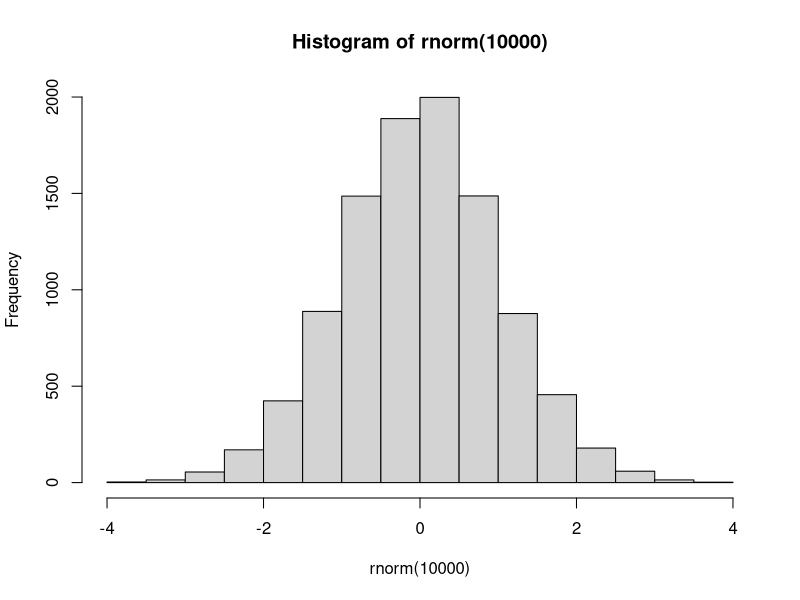

This figure's R source: (Note: this script raises an error after producing the figure.)
hist(rnorm(10000))

1:100 # generate a range of integers between 1 and 100, including both

3 + 7
10 - 3
10 * 3
10 / 3
10 ^ 3
10 %% 3
10 %/% 3

# Functions
exp(1) # Euler's number "e"
exp(3)
sqrt(3)
log(3)
log(3, 10)
log10(3)
log1p(2)
log2(10)
pi
abs(-10.2)
abs(3-9)


# Relational n logical Operators

!TRUE
1 == 2
1 %in% c(1,2,3)
'A' != 'A'
10 > 9 
10 < 9
10 >= 9
10 <= 9
10 == 9 | 10 > 9
10 == 10 & 10 > 9


# Assigning values to a variable using <- or ->
NUM <- 2023
2022 -> lastyear # works both ways
NUM

print(NUM)

(nextyear <- 2024)

# The equal symbol is only used inside functions
bs <- 2 + 8
log(10, base = bs) 


# ==== FUNCTIONS ==== #
x <- c(7,9,3,4,5,3,7,8)
sd(x) # Standard Deviation
sd
var # Variance

data("iris")
set.seed(123)
x <- rnorm(30, 2, 1)
y <- rnorm(30, 5, 3)*x/2
letter <- c("A", "B", "A", "A")

x |> round(2)
x %>% round(2)
mean(x)
median(x)
sd(x)
var(x)
quantile(x)
range(x) # Minimum and maximum values within a range
seq_along(x) # creates a sequence of integers between 1 and x
sum(x)
max(x)
min(x)
seq(0, 10, 2) # creates a sequence from A to B, with a step of C
seq(0, 10, length=25)
rep("Peru", 15)
paste0("Seventh", "Wonder")
sort(c("Z", "C", "G", "A"))
rev(c("Z", "C", "G", "A"))
unique(letter)
scale(x)
lm(Petal.Length ~ Sepal.Length, data=iris)
glm(Petal.Length ~ Sepal.Length, data=iris)
aov(Petal.Length ~ Species, data = iris)
summary(x)
chisq.test(x, y)
t.test(x, y)
cor.test(x, y, method = "pearson")
plot(x, y)
pairs(iris)
hist(x)
boxplot(x)
plot(density(x))
rnorm(100, mean = 1, sd = 0)
set.seed(123)
getwd()
str(iris)
View(iris)
names(iris)
colnames(iris)
rownames(iris)
nrow(iris)
ncol(iris)
head(iris)
tail(iris)
ls()
rm(iris)
rm(ls())
dev.off()
install.packages("tidyverse")
library(tidyverse)
table(letter)
subset(iris, Petal.Length > 6.5)
sample(x, 3)
data('iris')
round(0.00887, 2)
signif(0.00887, 2)
print(x)
return(x)
cut(1:20, breaks = 3)
cut(1:20, breaks = 3) |> factor(labels = c('A', 'B', 'C'))

# Unit 2.8 Practice

((24 + 12)/(2*3)^2)
sqrt((24 + 12)/(2*3)^3)

log10(abs((exp(10)^2)/(-10*(9^6))))

z <- -1.69 + 1 * 0.56
sigmoidal_of_z = 1/(1+(exp(1)^(-z)))
sigmoidal_of_z = 1/(1 + exp(-z))
sigmoidal_of_z*100

eMat1 <- expression((-2*x)+2)
eMat2 <- expression((-2*(x^2))-5)
eMat3 <- expression(((x^3)+2)/3)

D(eMat1, "x")
D(eMat2, "x")
D(eMat3, "x")

eMat4 <- expression(x^2 + y^2 + 2*x*y - 3 * x + 4 * y + 4)
D(eMat4, "x")
D(eMat4, "y")

eMat5 <- expression(x^2 + 3*x)
D(eMat5, "x")
D(D(eMat5, "x"), "x")


set.seed(123)
num1 <- rnorm(1000, mean=19, sd=1.29)
plot(num1)
sd(num1)
mean(num1)

quantile(num1)
quantile(num1, probs=0.5)
